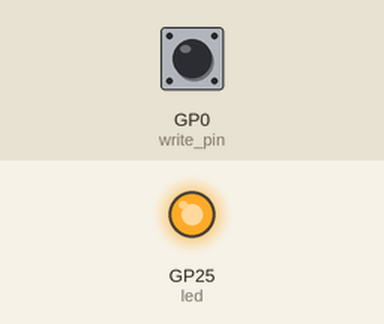
Simulated run of this program. Board: Raspberry Pi Pico running CircuitPython. Parts: output pins drawn as LEDs (lit = HIGH). Inputs (shaded band) come from the test bench; at power-on: GP0 (write_pin) HIGH. Files the program writes start out absent; the GPS gets a fix after 3 s at 37.7749, -122.4194 with 8 satellites. At 8.3 s the program ends and the board releases its pins; the recording ends there.

Above: at 6.2 s.
6.3 s: GP0 (write_pin) pulled LOW for 0.15 s
At 7.2 s:
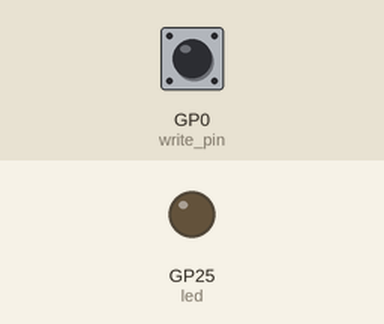
Timing chart, 0 to 8.3 s (numbered marks = the images above; inputs shaded):
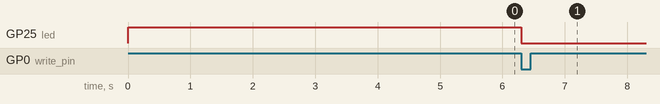

The program:

code.py
```python
import digitalio
import board
import time
import busio
import adafruit_gps

# Setup Stop Button
write_pin = digitalio.DigitalInOut(board.GP0)
write_pin.direction = digitalio.Direction.INPUT
write_pin.pull = digitalio.Pull.UP

# Setup Activation LED
led = digitalio.DigitalInOut(board.LED)
led.direction = digitalio.Direction.OUTPUT

# Read current data from file
data_filename = 'data.txt'
f = open(data_filename, 'r')
string = f.read()
f.close()

# Setup GPS module
gps_module = busio.UART(tx=board.GP4, rx=board.GP5, baudrate=9600)
gps = adafruit_gps.GPS(gps_module, debug=False)

# Turn on LED and wait 5 seconds to give user time to unpress button
led.value = 1
time.sleep(5)

# Initialize current time for spacing writes
last_print = time.monotonic()

# Open data.txt for writing, write old data and begin loop
f = open(data_filename, 'w')
f.write(string)
while True:
    current = time.monotonic()
    gps.update()

    if (current - last_print >= 5):
        last_print = current
        if (gps.timestamp_utc):
            temp_str = f"\n{gps.timestamp_utc[3] + gps.timestamp_utc[4]/60},{gps.latitude},{gps.longitude}"
            f.write(temp_str)
            print(temp_str)
        else:
            print('No GPS Info Yet')

    if (not write_pin.value):
        f.close()
        break

led.value = 0
time.sleep(2)
```

Measured:
- after the input at 6.3 s, GP25 (led): HIGH → LOW at once
